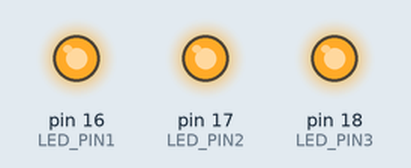
A sketch run on a simulated Arduino Uno, built with avr-gcc and run on an emulated ATmega328P. Parts: output pins drawn as LEDs (lit = HIGH).

Above: at 0.1 s.
Timing chart, 0 to 1.6 s (numbered marks = the images above):
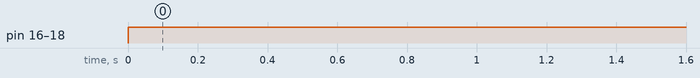

The sketch:

test1_2.ino
```cpp
#define LED_PIN1 16
#define LED_PIN2 17
#define LED_PIN3 18

void setup() {
  pinMode(LED_PIN1, OUTPUT);
  pinMode(LED_PIN2, OUTPUT);
  pinMode(LED_PIN3, OUTPUT);
}

void loop() {
  digitalWrite(LED_PIN1, HIGH);
  digitalWrite(LED_PIN2, HIGH);
  digitalWrite(LED_PIN3, HIGH);
  //delay(1000);
  //digitalWrite(LED_PIN2, HIGH);
  //digitalWrite(LED_PIN1, LOW);
  //digitalWrite(LED_PIN3, LOW);
  //delay(1000);
  //digitalWrite(LED_PIN3, HIGH);
  //digitalWrite(LED_PIN1, LOW);
  //digitalWrite(LED_PIN2, LOW);
  //delay(1000);
}
```

Measured:
- by itself, pin 16 (LED_PIN1), pin 17 (LED_PIN2), pin 18 (LED_PIN3): LOW → HIGH at 0.00 s
